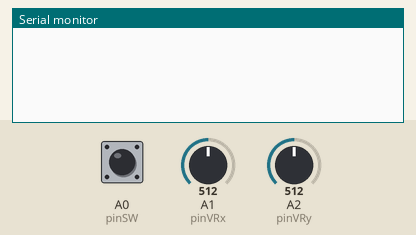
Recording of a sketch running on a simulated Arduino Uno, built with avr-gcc and run on an emulated ATmega328P. On the bench: the last lines printed to the serial monitor. Inputs (shaded band) come from the test bench; at power-on: A1 (pinVRx) = 512, A2 (pinVRy) = 512, A0 (pinSW) HIGH.

Above: at 1.2 s.
1.3 s: A1 (pinVRx) set to 0
At 1.7 s:
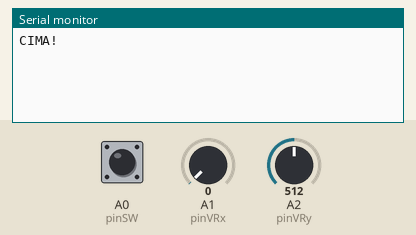
3.3 s: A2 (pinVRy) set to 0
At 4.2 s:
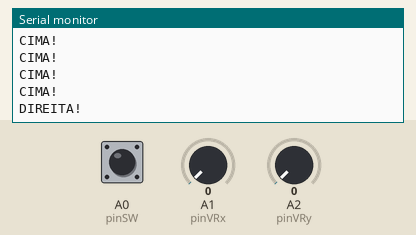
6.3 s: A0 (pinSW) pulled LOW for 0.15 s
At 6.7 s:
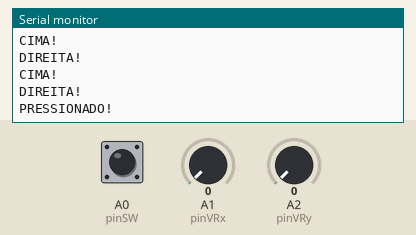
7.9 s: A1 (pinVRx) set to 1023
At 9.2 s:
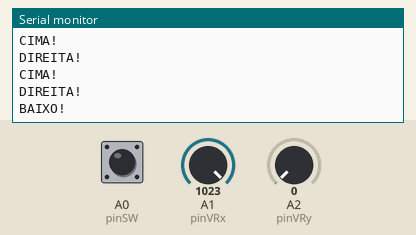
10.9 s: A2 (pinVRy) set to 1023
At 12.7 s:
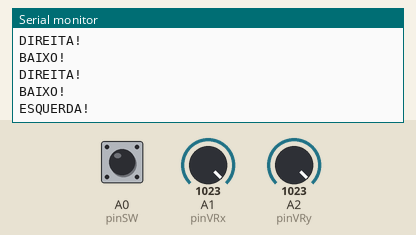

Measured:
- after the input at 1.3 s, the serial monitor: prints a new line at once (image 1)
- after the input at 3.3 s, the serial monitor: prints a new line after 0.50 s (image 2)
- after the input at 6.3 s, the serial monitor: prints a new line at once (image 3)
- after the input at 7.9 s, the serial monitor: prints a new line after 0.90 s (image 4)
- after the input at 10.9 s, the serial monitor: prints a new line after 1.4 s (image 5)

The sketch:

joy.ino
```cpp
const int pinSW = A0; // Ligado em uma porta analógica para que todas as conexões ficarem de um lado só
const int pinVRx = A1;
const int pinVRy = A2;


void setup() {
  pinMode(pinSW, INPUT_PULLUP);
  Serial.begin(9600);
}

void loop() {
  int valorVRx = analogRead(pinVRx);
  int valorVRy = analogRead(pinVRy);
  int pressedSW = !digitalRead(pinSW);

  if (pressedSW) {
    Serial.println("PRESSIONADO!");
    delay(500);
  }

  if (valorVRx == 0) {
    Serial.println("CIMA!");
    delay(500);
  }

  if (valorVRx == 1023) {
    Serial.println("BAIXO!");
    delay(500);
  }

  if (valorVRy == 0) {
    Serial.println("DIREITA!");
    delay(500);
  }

  if (valorVRy == 1023) {
    Serial.println("ESQUERDA!");
    delay(500);
  }
}
```
